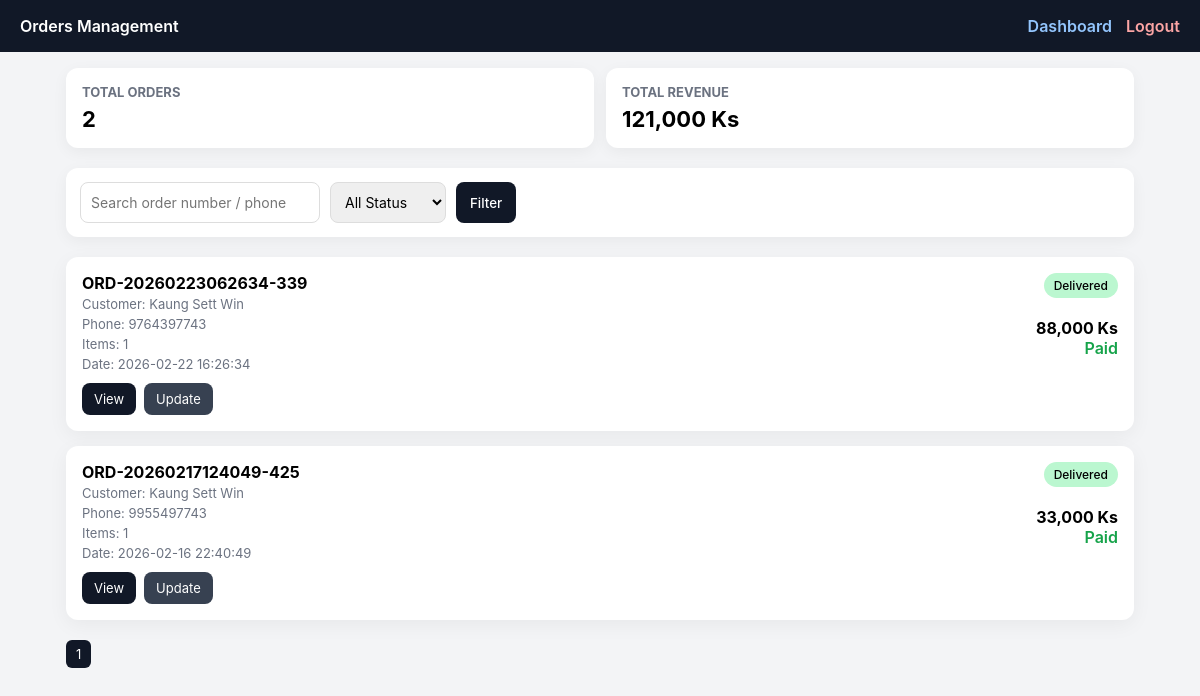
Screenshot of /admin/orders.php (signed in) with the database file from the repository.
### tables this page shows
CREATE TABLE `orders` (
  `id` int(10) UNSIGNED NOT NULL,
  `user_id` int(10) UNSIGNED NOT NULL,
  `subtotal` decimal(12,2) NOT NULL DEFAULT 0.00,
  `shipping` decimal(12,2) NOT NULL DEFAULT 0.00,
  `discount` decimal(12,2) NOT NULL DEFAULT 0.00,
  `total` decimal(12,2) NOT NULL DEFAULT 0.00,
  `status` enum('pending','processing','shipped','delivered','cancelled') DEFAULT 'pending',
  `payment_method` varchar(50) DEFAULT 'cod',
  `payment_status` enum('unpaid','paid','failed','refunded') DEFAULT 'unpaid',
  `full_name` varchar(150) NOT NULL,
  `phone` varchar(50) NOT NULL,
  `email` varchar(150) DEFAULT NULL,
  `address` text NOT NULL,
  `state_id` int(10) UNSIGNED DEFAULT NULL,
  `township_id` int(10) UNSIGNED DEFAULT NULL,
  `coupon_code` varchar(100) DEFAULT NULL,
  `order_number` varchar(50) DEFAULT NULL,
  `notes` text DEFAULT NULL,
  `created_at` datetime DEFAULT current_timestamp(),
  `updated_at` datetime DEFAULT current_timestamp() ON UPDATE current_timestamp(),
  `tracking_number` varchar(100) DEFAULT NULL,
  `shipped_at` datetime DEFAULT NULL,
  `delivered_at` datetime DEFAULT NULL,
  `cancelled_at` datetime DEFAULT NULL
);

### admin/orders.php (the view, shortened to what this page needs)
<?php
require_once __DIR__ . '/auth.php';
$q = trim($_GET['q'] ?? '');
$status = trim($_GET['status'] ?? '');
$page = max(1, (int)($_GET['page'] ?? 1));
$limit = 15;
$offset = ($page - 1) * $limit;
$like = '%' . $q . '%';
$countSql = "
SELECT COUNT(*) AS total
FROM orders o
WHERE
 (? = '' OR o.order_number LIKE ? OR o.phone LIKE ?)
AND
 (? = '' OR o.status = ?)
";
$stmt = $mysqli->prepare($countSql);
$stmt->bind_param("sssss", $q, $like, $like, $status, $status);
$stmt->execute();
$total = (int)$stmt->get_result()->fetch_assoc()['total'];
$totalPages = max(1, ceil($total / $limit));
$listSql = "
SELECT
 o.id,
 o.order_number,
 o.full_name,
 o.phone,
 o.total,
 o.status,
 o.payment_status,
 o.payment_method,
 o.created_at,
 o.tracking_number,
 o.shipped_at,
 o.delivered_at,
 (
   SELECT COUNT(*) FROM order_items oi
   WHERE oi.order_id = o.id
 ) AS item_count
FROM orders o
WHERE
 (? = '' OR o.order_number LIKE ? OR o.phone LIKE ?)
AND
 (? = '' OR o.status = ?)
ORDER BY o.id DESC
LIMIT ? OFFSET ?
";
$stmt = $mysqli->prepare($listSql);
$stmt->bind_param("sssssii", $q, $like, $like, $status, $status, $limit, $offset);
$stmt->execute();
$rows = $stmt->get_result();
$rev = $mysqli->query("
SELECT IFNULL(SUM(total),0) AS total
FROM orders
WHERE status != 'cancelled'
")->fetch_assoc()['total'] ?? 0;
function h($s){ return htmlspecialchars((string)$s, ENT_QUOTES, 'UTF-8'); }
?>
<!DOCTYPE html>
<html>
<head>
</head>
<body>
<div class="topbar">
<div>Orders Management</div>
<div>
<a href="dashboard.php">Dashboard</a>
<a href="logout.php" style="color:#fca5a5">Logout</a>
</div>
</div>
<div class="wrap">
<div class="kpi-grid">
<div class="kpi">
<h4>Total Orders</h4>
<p><?php echo number_format($total); ?></p>
</div>
<div class="kpi">
<h4>Total Revenue</h4>
<p><?php echo number_format($rev); ?> Ks</p>
</div>
</div>
<form class="filters" method="get">
<input type="text" name="q" placeholder="Search order number / phone" value="<?php echo h($q); ?>">
<select name="status">
<option value="">All Status</option>
</select>
<button>Filter</button>
</form>
<?php if($total==0): ?>
<div class="order-card">No orders found.</div>
<?php else: ?>
<?php while($o=$rows->fetch_assoc()): ?>
<div class="order-card">
<div class="row">
<div>
<b><?php echo h($o['order_number'] ?? ('Order #'.$o['id'])); ?></b><br>
<span class="muted">Customer: <?php echo h($o['full_name']); ?></span><br>
<span class="muted">Phone: <?php echo h($o['phone']); ?></span><br>
<span class="muted">Items: <?php echo $o['item_count']; ?></span><br>
<span class="muted">Date: <?php echo $o['created_at']; ?></span>
</div>
<div style="text-align:right">
<span class="badge <?php echo h($o['status']); ?>">
<?php echo ucfirst($o['status']); ?>
</span>
<br><br>
<b><?php echo number_format($o['total']); ?> Ks</b><br>
<span class="<?php echo $o['payment_status']=='paid'?'payment-paid':'payment-unpaid'; ?>">
<?php echo ucfirst($o['payment_status']); ?>
</span>
</div>
</div>
<div class="actions">
<a class="btn" href="order_view.php?id=<?php echo $o['id']; ?>">View</a>
<a class="btn secondary" href="order_update.php?id=<?php echo $o['id']; ?>">Update</a>
</div>
</div>
<?php endwhile; ?>
<div class="pagination">
<?php for($i=1;$i<=$totalPages;$i++): ?>
<a class="page-link <?php echo $i==$page?'active':''; ?>"
href="?q=<?php echo urlencode($q); ?>&status=<?php echo urlencode($status); ?>&page=<?php echo $i; ?>">
<?php echo $i; ?>
</a>
<?php endfor; ?>
</div>
<?php endif; ?>
</div>
</body>
</html>

### admin/orders.php (style rules this page uses)
* { box-sizing:border-box;font-family:-apple-system,BlinkMacSystemFont,"Segoe UI",Roboto,sans-serif }
body { margin:0;background:#f3f4f6 }
.topbar { background:#111827; color:#fff; padding:16px 20px; display:flex; justify-content:space-between; align-items:center; font-weight:600; }
.topbar a { color:#93c5fd;text-decoration:none;margin-left:10px }
.wrap { padding:16px;max-width:1100px;margin:auto }
.kpi-grid { display:grid; grid-template-columns:1fr; gap:12px; margin-bottom:20px; }
.kpi { background:#fff; padding:16px; border-radius:12px; box-shadow:0 4px 15px rgba(0,0,0,0.05); }
.kpi h4 { margin:0;font-size:13px;color:#6b7280;text-transform:uppercase }
.kpi p { margin:6px 0 0;font-size:22px;font-weight:bold }
.filters { background:#fff; padding:14px; border-radius:12px; box-shadow:0 4px 15px rgba(0,0,0,0.05); display:flex; flex-wrap:wrap; gap:10px; margin-bottom:20px; }
input,select { padding:10px; border-radius:8px; border:1px solid #ddd; font-size:14px; }
button { padding:10px 14px; border:none; border-radius:8px; background:#111827; color:#fff; cursor:pointer; font-weight:500; }
.order-card { background:#fff; padding:16px; border-radius:12px; margin-bottom:15px; box-shadow:0 5px 20px rgba(0,0,0,0.05); }
.row { display:flex; justify-content:space-between; flex-wrap:wrap; gap:10px; }
.muted { color:#6b7280;font-size:13px }
.badge { padding:5px 10px; border-radius:999px; font-size:12px; font-weight:500; display:inline-block; }
.delivered { background:#bbf7d0 }
.payment-paid { color:#16a34a;font-weight:600 }
.actions { margin-top:10px; display:flex; gap:8px; flex-wrap:wrap; }
.btn { padding:8px 12px; border-radius:8px; font-size:13px; text-decoration:none; background:#111827; color:#fff; }
.btn.secondary { background:#374151 }
.pagination { display:flex; gap:6px; flex-wrap:wrap; margin-top:20px; }
.page-link { padding:6px 10px; border-radius:6px; background:#e5e7eb; text-decoration:none; color:#111; font-size:13px; }
.page-link.active { background:#111827; color:#fff; }
@media (min-width:768px) { .kpi-grid { grid-template-columns:1fr 1fr } }

### rows the page displays
orders: order_number "ORD-20260223062634-339", full_name "Kaung Sett Win", phone "9764397743", item_count "1", created_at "2026-02-22 16:26:34", status "Delivered", total "88,000", payment_status "Paid"
orders: order_number "ORD-20260217124049-425", full_name "Kaung Sett Win", phone "9955497743", item_count "1", created_at "2026-02-16 22:40:49", status "Delivered", total "33,000", payment_status "Paid"

### other values shown
$total "2"
$rev "121,000"
